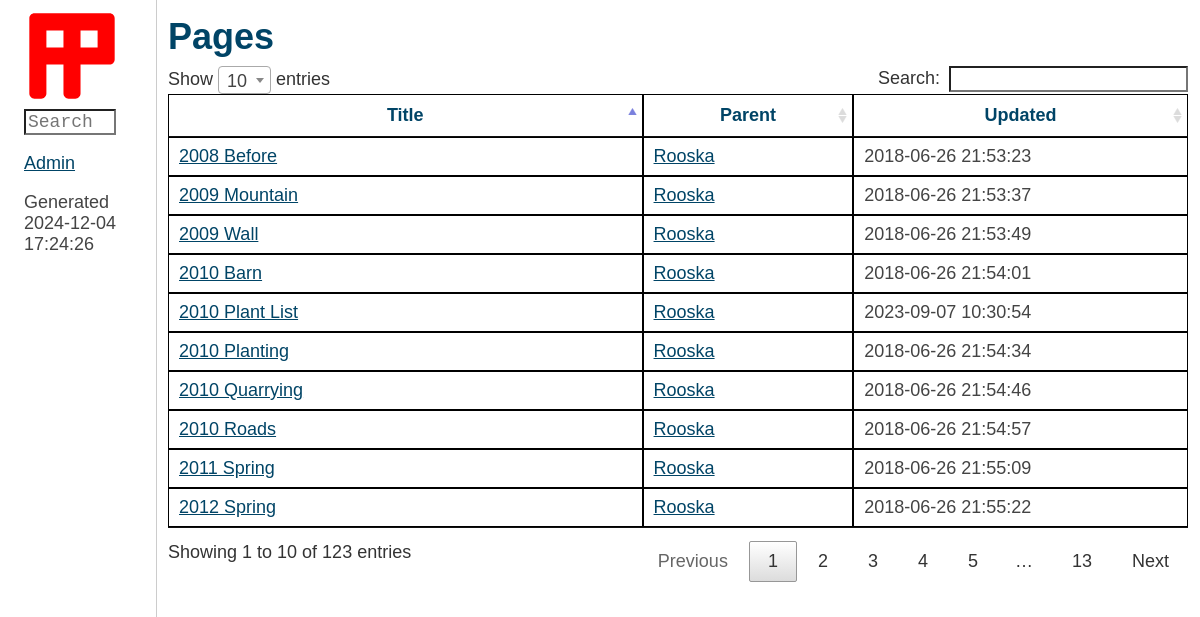
The page /pages/ on the database its author committed.
### pages/models.py (models this page shows, shortened)
class Page(models.Model):
    title = models.CharField(max_length=250)
    slug = models.SlugField(max_length=250, unique=True)
    parent = models.ForeignKey("self", on_delete=models.SET_NULL, null=True, blank=True)
    updated = models.DateTimeField(verbose_name="Time Updated", auto_now=True)
    content = models.TextField(verbose_name="Page content", blank=True)
    class Meta:
        ordering = ["title"]

### pages/views.py (the view)
# urls.py: path("", views.PageListView.as_view(), name="page-list"),
class PageListView(ListView):
    model = Page
    parent = None
    def get_queryset(self):
        parent_slug = self.kwargs.get("parent_slug", None)
        if parent_slug:
            self.parent = get_object_or_404(Page, slug=parent_slug)
            return Page.objects.filter(parent=self.parent)
        return Page.objects.all().select_related("parent")
    def get_context_data(self, **kwargs):
        context = super().get_context_data(**kwargs)
        context["parent"] = self.parent
        return context

### pages/templates/pages/page_list.html (shortened to what this page needs)
{% extends "base.html" %}
{% block content %}
    <h1>{% if parent %}{{ parent.title }} {% endif %}Pages</h1>
    <table>
        <thead>
        <tr>
            <th>Title</th>
            <th>Parent</th>
            <th>Updated</th>
        </tr>
        </thead>
    <tbody>
            {% for page in object_list %}
                <tr>
                    <td><a href="{% url 'page-detail' page.slug %}">{{ page.title }}</a></td>
                    <td>
                        {% if page.parent %}
                            <a href="{% url 'page-detail' page.parent.slug %}">{{ page.parent.title }}</a>
                        {% else %}
                            None
                        {% endif %}
                    </td>
                    <td>{{ page.updated | date:"Y-m-d H:i:s" }}</td>
            </tr>
        {% endfor %}
        </tbody>
    </table>
{% endblock %}
{% block navlinks %}
    <p><a href="{% url 'admin:pages_page_changelist' %}">Admin</a></p>
{% endblock %}

### site_assets/css/styles.css (style rules this page uses)
:root { --color: #444; --background-color: #fff; --header-link-color: #046; --code-color: #000; --border-color: #ccc; --table-border-color: #000; --table-row-even-background: #ddd; --table-row-hover-background: #ace; --error-color: white; --error-background-color: maroon; --button-color: #444; }
html, button, input, select, textarea, .pure-g [class *= "pure-u"] { font-family: sans-serif; }
body { font-size: 1.5vw; color: var(--color); background-color: var(--background-color); margin: 0; overflow-wrap: break-word; word-wrap: break-word; }
h1, h2, h3, h4, a, th { color: var(--header-link-color); margin: 1vh 0; }
h1 { font-size: 3vw; }
table { border-collapse: collapse; }
th, td { border: 1px solid var(--table-border-color); padding: 0 0.5em 0 0.5em; }
tr.even { background-color: var(--table-row-even-background); }
table.dataTable tbody tr { background-color: transparent; }

### rows shown on the page
Page: title "2008 Before", parent "Rooska", updated "2018-06-26 21:53:23"
Page: title "2009 Mountain", parent "Rooska", updated "2018-06-26 21:53:37"
Page: title "2009 Wall", parent "Rooska", updated "2018-06-26 21:53:49"
Page: title "2010 Barn", parent "Rooska", updated "2018-06-26 21:54:01"
Page: title "2010 Plant List", parent "Rooska", updated "2023-09-07 10:30:54"
Page: title "2010 Planting", parent "Rooska", updated "2018-06-26 21:54:34"
Page: title "2010 Quarrying", parent "Rooska", updated "2018-06-26 21:54:46"
Page: title "2010 Roads", parent "Rooska", updated "2018-06-26 21:54:57"
Page: title "2011 Spring", parent "Rooska", updated "2018-06-26 21:55:09"
Page: title "2012 Spring", parent "Rooska", updated "2018-06-26 21:55:22"
